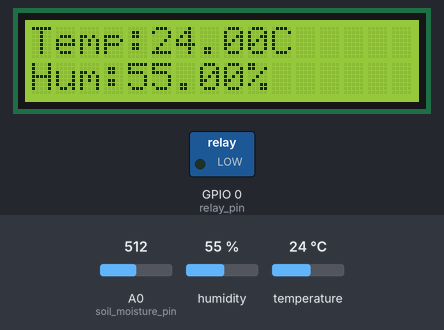
Simulated run of this sketch. Board: ESP8266 (NodeMCU). On the bench: 16×2 character LCD, switched loads named in the sketch (green lamp = pin HIGH). Inputs (shaded band) come from the test bench; at power-on: A0 (soil_moisture_pin) = 512, humidity 55 %, temperature 24 °C. WiFi joins after 1.5 s; servers stay silent unless stated; uploads are accepted with an empty reply; what the sketch prints to the serial monitor is not drawn.

Above: at 6.0 s.
6.1 s: A0 (soil_moisture_pin) set to 663
At 15.6 s:
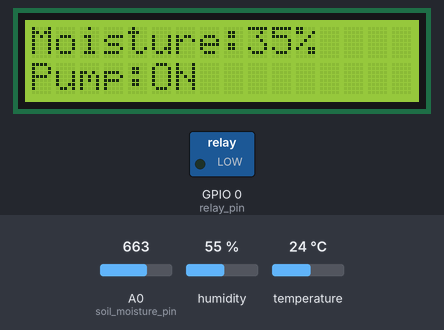
19.6 s: A0 (soil_moisture_pin) set to 681
At 29.7 s:
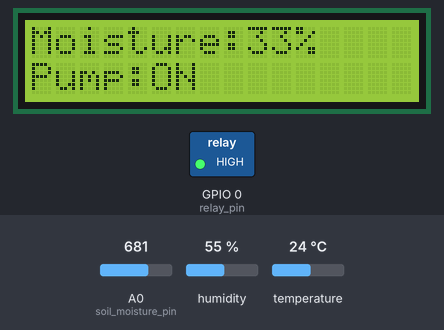
33.1 s: humidity set to 22 %
At 40.7 s:
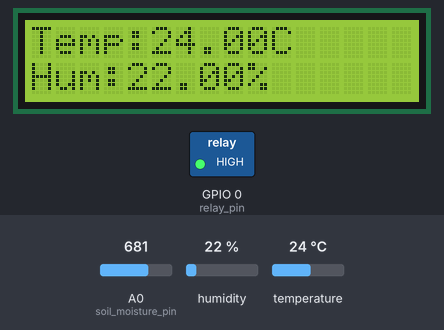
44.2 s: temperature set to 12 °C
At 47.2 s:
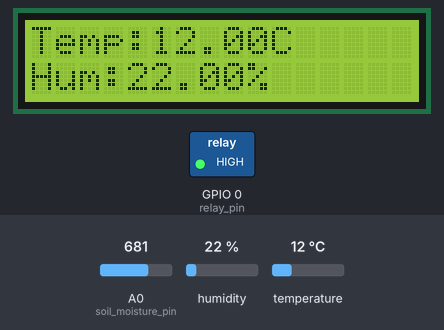
52.0 s: humidity set to 40 %
At 54.8 s:
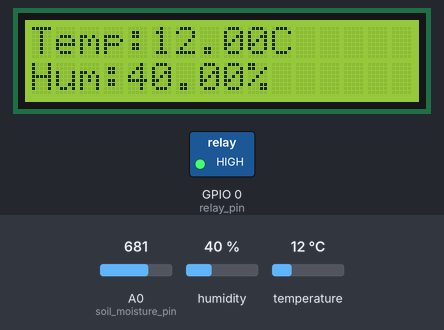
59.8 s: A0 (soil_moisture_pin) set to 716
At 70.8 s:
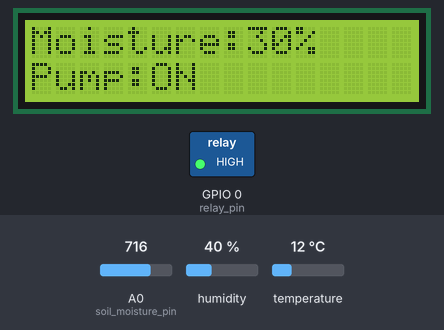
Timing chart, 0 to 72.3 s (numbered marks = the images above; inputs shaded):
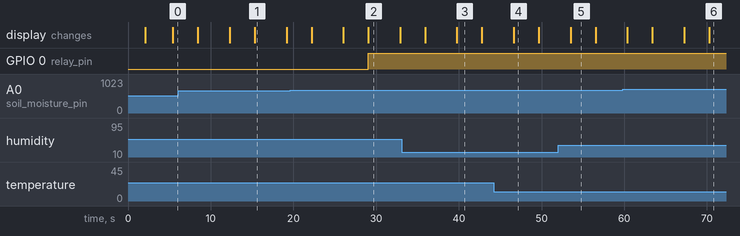

Measured:
- the behaviour switches between 670 and 671 on A0 (soil_moisture_pin) (found by bisection; images 1 and 2)
- after the input at 6.1 s, the display: first differs from a run without the input after 9.2 s (image 1)
- after the input at 19.6 s, GPIO 0 (relay_pin): LOW → HIGH after 9.4 s; the display: first differs from a run without the input after 9.5 s (image 2)
- after the input at 33.1 s, the display: first differs from a run without the input after 6.7 s (image 3)
- after the input at 44.2 s, the display: changes after 2.4 s (image 4)
- after the input at 52.0 s, the display: changes after 1.5 s (image 5)
- after the input at 59.8 s, the display: first differs from a run without the input after 10.5 s (image 6)

The sketch:

Dht_test.ino
```cpp
#include <LiquidCrystal_I2C.h>

#include <ESP8266WiFi.h>
#include <ArduinoJson.h>

//const char* email = "brianndesa262@gmail.com";
const char* ssid = "Esamai";
const char* password = "12345678";
const char* serverAddress = "192.168.227.223";  // The domain address or IP address of the server
const int serverPort = 8000;                      // port number the server listens on
const String endpoint = "http://192.168.227.223:8000/receive_data/";                // URL where you want to send the JSON data

WiFiClient client;  // WiFiClient object is created to establish a connection to the server


#include "DHT.h"


#define DPIN 2       //Pin to connect DHT sensor (GPIO number) D2
#define DTYPE DHT11  // Define DHT 11 or DHT22 sensor type
#define soil_moisture_pin A0
#define relay_pin 0
LiquidCrystal_I2C lcd(0x27, 16, 2);  // set the LCD address to 0x3F for a 16 chars and 2 line display


DHT dht(DPIN, DTYPE);

bool pmp = false;

void setup() {
  Serial.begin(115200);

  // Connect to WiFi
  WiFi.begin(ssid, password);
  Serial.println("Connecting to WiFi");
  while (WiFi.status() != WL_CONNECTED) {
    delay(1000);
    Serial.print(".");
  }
  Serial.println("WiFi connected");

  Serial.begin(9600);
  dht.begin();

  lcd.init();
  lcd.clear();
  lcd.backlight();  // Make sure backlight is on

  // Print a message on both lines of the LCD.
  lcd.setCursor(0, 0);  //Set cursor to character 0 on line 0
  lcd.print("   ROBOX-FARM");

  lcd.setCursor(3, 1);  //Move cursor to character 3 on line 1
  lcd.print("PROJECT");
  pinMode(relay_pin, OUTPUT);
}

void loop() {
  delay(2000);

  float tc = dht.readTemperature(false);          //Read temperature in C
  float tf = dht.readTemperature(true);           //Read Temperature in F
  float hu = dht.readHumidity();                  //Read Humidity
  int soilValue = analogRead(soil_moisture_pin);  // Read moisture level
  int S_value = map(soilValue, 0, 1023, 100, 0);  // put moisture level value in form of percentage

  // Create a JSON document
  StaticJsonDocument<200> doc;
  doc["temperature"] = tc;
  doc["humidity"] = hu;
  doc["moisture"] = S_value;
  //doc["email"] = email;
  //doc["pumpstatus"] = pmp;

  // Serialize the JSON document to a string
  String jsonStr;
  serializeJson(doc, jsonStr);
if (client.connect(serverAddress, serverPort)) {
    Serial.println("Connected to server");
    // Make an HTTP POST request
    client.println("POST " + endpoint.substring(endpoint.indexOf("/", 7)) + " HTTP/1.1");
    client.println("Host: " + String(serverAddress) + ":" + serverPort);
    client.println("Content-Type: application/json");
    client.print("Content-Length: ");
    client.println(jsonStr.length());
    client.println();
    client.println(jsonStr);

    // Read and print server response
    Serial.println("Server response:");
    while (client.available()) {
      String line = client.readStringUntil('\r');
      Serial.print(line);
    }
    client.stop();
} else {
    Serial.println("Failed to connect to server");
}

  // Print a message on both lines of the LCD.
  lcd.clear();
  lcd.setCursor(0, 0);  //Set cursor to character 0 on line 0
  lcd.print("Temp:");
  lcd.print(tc);
  lcd.print("C");

  Serial.print("Temp: ");
  Serial.print(tc);
  Serial.print(" C, ");
  Serial.print(tf);

  lcd.setCursor(0, 1);  //Move cursor to character 0 on line 1
  lcd.print("Hum:");
  lcd.print(hu);
  lcd.print("%");

  Serial.print(" F, Hum: ");
  Serial.print(hu);
  Serial.println("%");

  delay(3000);  // Send data every 3 seconds

  // Set pump off/on
  if (S_value < 35) {
    digitalWrite(relay_pin, HIGH);
    Serial.println("RELAY - ON");
    pmp = true;
  } else {
    digitalWrite(relay_pin, LOW);
    Serial.println("RELAY - OFF");
    pmp = false;
  }


  // Print a message on both lines of the LCD.
  lcd.clear();
  lcd.setCursor(0, 0);  //Set cursor to character 0 on line 0
  lcd.print("Moisture:");
  lcd.print(S_value);
  lcd.print("%");


  lcd.setCursor(0, 1);  //Move cursor to character 0 on line 1
  lcd.print("Pump:");
  if (pmp = false) {
    lcd.print("OFF");
  } else {
    lcd.print("ON");
  }

  Serial.print("Moisture amount: ");
  Serial.print(S_value);
  Serial.println("%");

  Serial.print("Pump:");
  if (pmp = false) {
    Serial.println("OFF");
  } else {
    Serial.println("ON");
  }

  delay(500);
}
```
